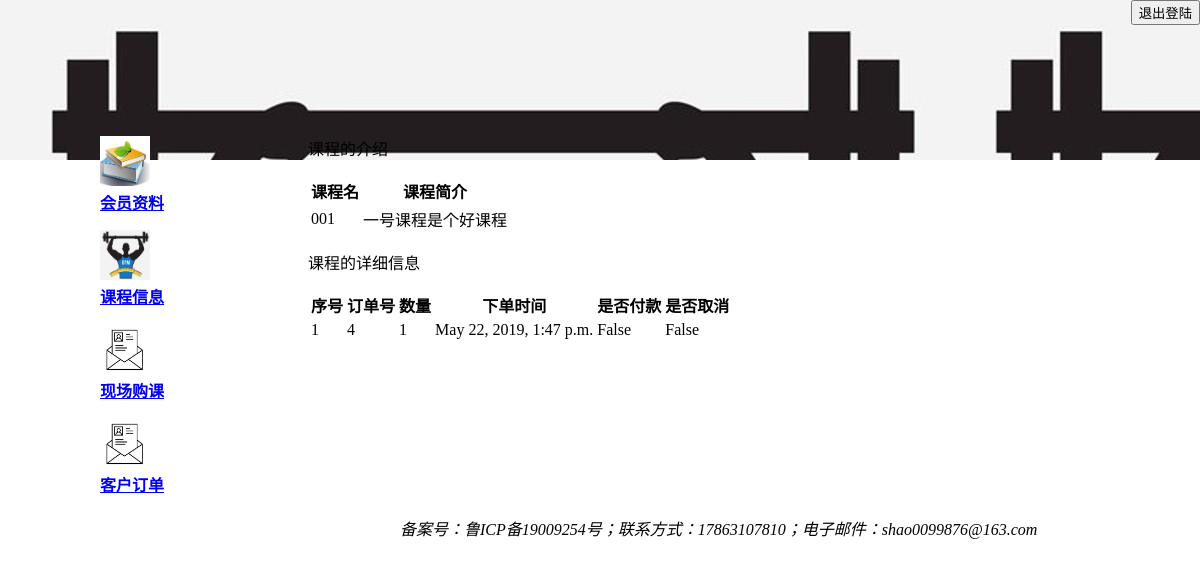
The page /course/view/001/ (signed in) on the database its author committed.
### Database/models.py (models this page shows, shortened)
class Course(models.Model):  # 课程信息
    coursename = models.CharField(primary_key=True, max_length=20)  # 课程名
    courseintroduction = models.CharField(max_length=100, default="")  # 课程介绍
    courseprice = models.IntegerField(default=0)  # 课程价格
    course_flag = models.BooleanField(default=True)  # 标记课程是否在使用

class BuyRecord(models.Model):
    number = models.IntegerField(primary_key=True)
    username = models.CharField(max_length=50)
    coursename = models.CharField(max_length=50)
    amount = models.IntegerField(default=0)      #表示课程的数量
    time = models.DateTimeField(auto_now=True)
    price = models.IntegerField(default=0)         #表示订单的总金额
    pay_flag = models.BooleanField(default=False)  # 标记是否付钱的订单
    valid = models.BooleanField(default=True)  # 标记是否为取消的订单

### Course/views.py (the view)
# urls.py: path('<coursename>/',viewCourseDetails),
def viewCourseDetails(request, coursename):  # 显示课程的详细信息
    sessionManager = SessionManager(request)
    if sessionManager.isAdministrator(): #如果是管理员登陆
        courses = Course.objects.get(coursename=coursename)  # 查询当前课程信息,为了后面显示详细信息
        detailcourse = BuyRecord.objects.filter(coursename=coursename)  # 查询这个课程的所有订单（包括付钱和没付钱的）
        Authority = 'Admin'
    else: #如果是客户登陆
        username = sessionManager.getUsername()  # 获取当前登录的用户名字
        courses = Course.objects.get(coursename=coursename)  # 查询当前课程信息,为了后面显示详细信息
        detailcourse = BuyRecord.objects.filter(username=username,coursename=coursename)  # 查询这个用户关于这门课的订单状态（付钱和没付钱的）
        Authority = 'Customer'
    return render(request, 'detailmessageUI.html', {'Authority': Authority, 'courses':courses,'order1': detailcourse})

### Database/models.py (called while the page is built)
    def isAdministrator(self):
        if self.authoritySignal:
            return True
        else:
            return False

### Tools/SessionManager.py (called while the page is built)
    def isAdministrator(self):
        username=self.session.get("Username",default=None)
        if username is not None:
            user=Customer.objects.get(username=username)
            return user.isAdministrator()
        return False

### Course/templates/detailmessageUI.html (shortened to what this page needs)
{% extends 'logedbase.html' %}
{% block content2 %}
    <p>课程的介绍</p>
    <table>
        <tr>
            <th>课程名</th>
            <th>课程简介</th>
        </tr>
        <tr>
            <td>{{courses.coursename}}</td>
            <td>{{courses.courseintroduction}}</td>
        </tr>
    </table>
    {% if order1 %}
    <p>课程的详细信息</p>
        <table>
           <tr>
                <th>序号</th>
                <th>订单号</th>
                <th>数量</th>
                <th>下单时间</th>
                <th>是否付款</th>
                <th>是否取消</th>
            </tr>
         {% for i in order1 %}
            <tr>
                <td>{{ forloop.counter }}</td>
                <td>{{ i.number }}</td>
                <td>{{ i.amount }}</td>
                <td>{{ i.time }}</td>
                <td>{{ i.pay_flag }}</td>
                <td>{{i.valid}}</td>
            </tr>
        {% endfor %}
        </table>
    {% endif%}
    {% endblock %}

### rows shown on the page
Course: coursename "001", courseintroduction "一号课程是个好课程"
BuyRecord: number "4", amount "1", time "May 22, 2019, 1:47 p.m.", pay_flag "False", valid "False"
